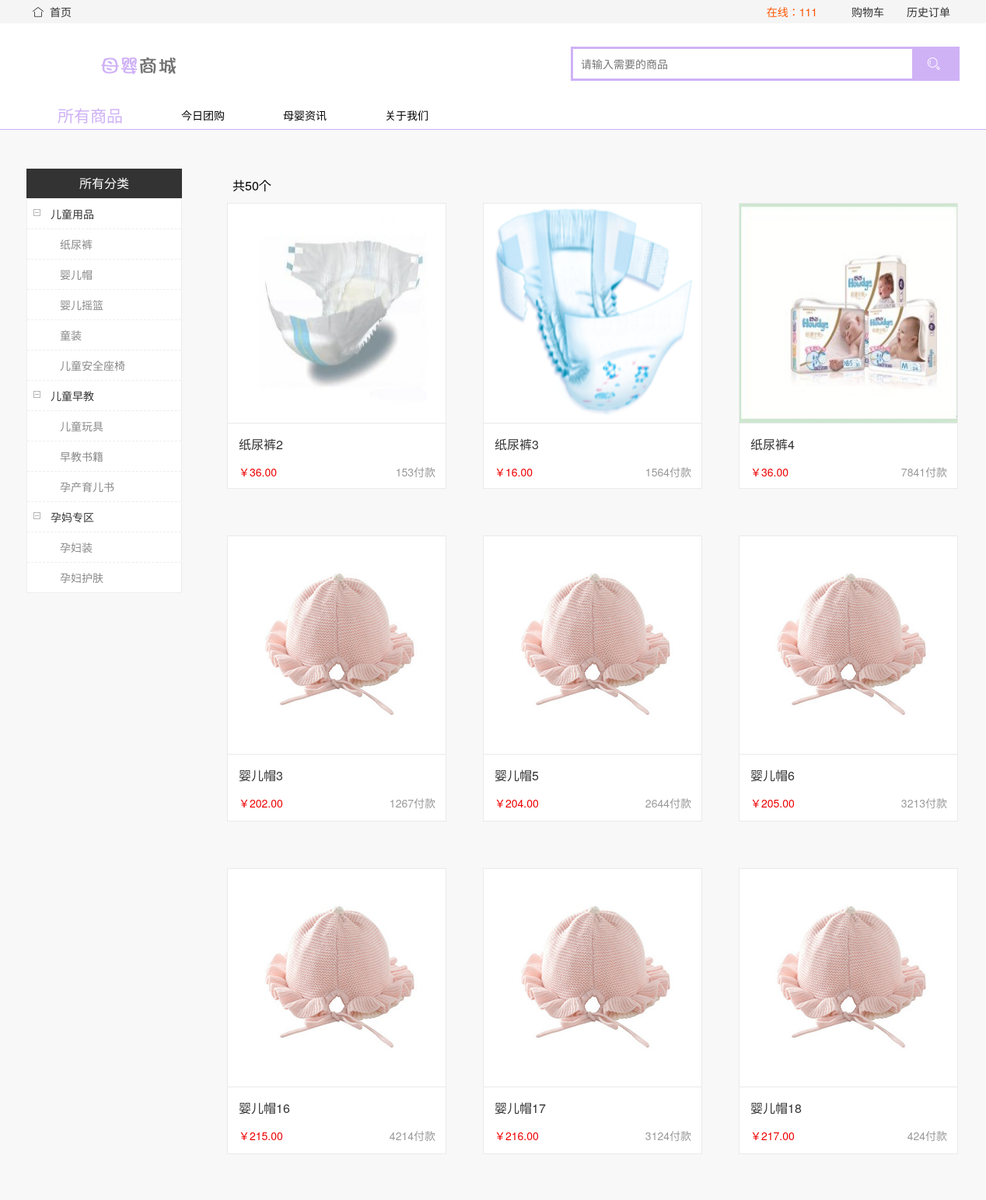
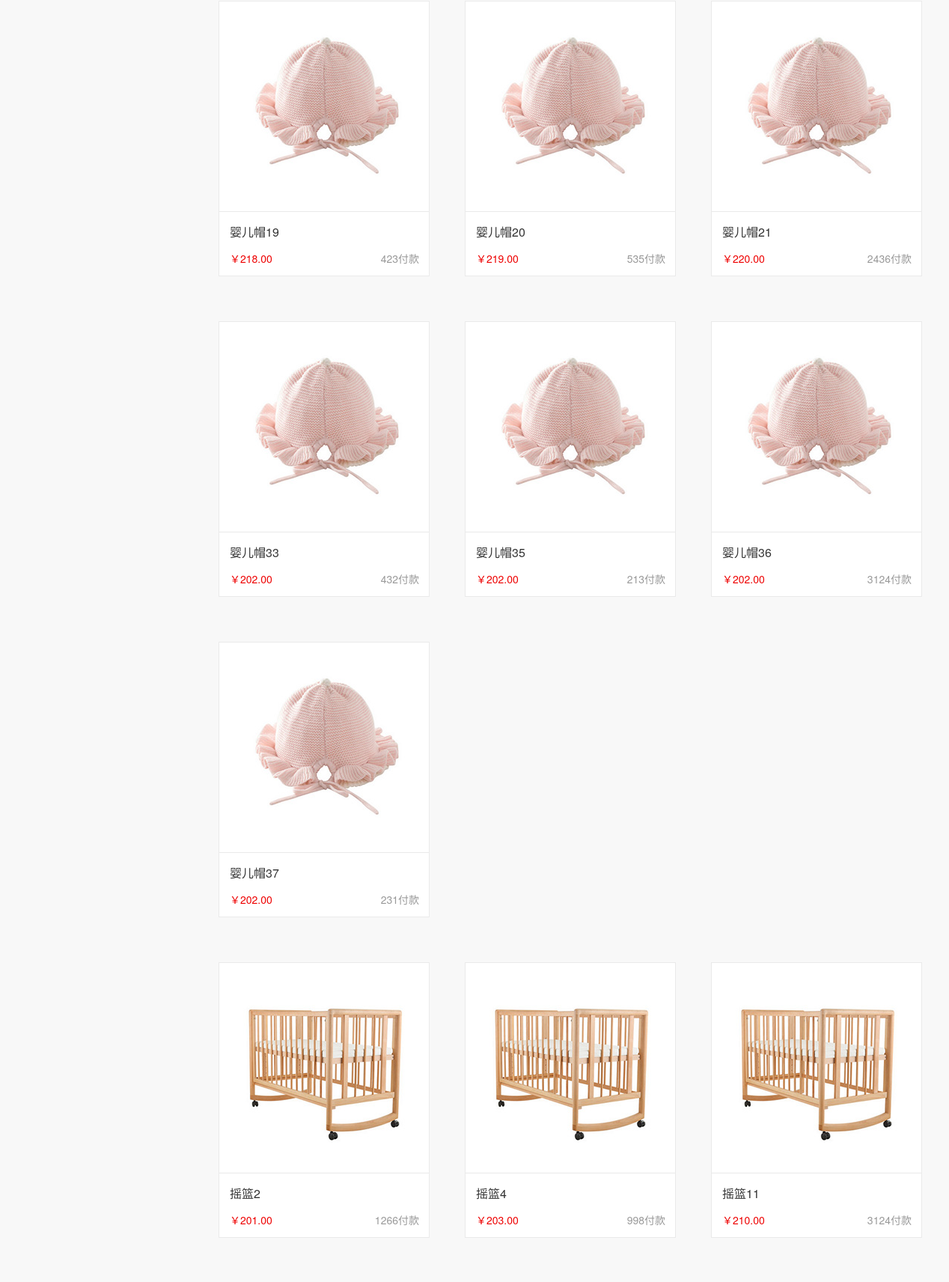
The page /php/index.php (signed in, upper part) on the database its author committed (2 pictures, top to bottom).
### tables this page shows
CREATE TABLE `tb_product` (
  `id` int(10) NOT NULL AUTO_INCREMENT,
  `title` varchar(255) DEFAULT NULL,
  `price` varchar(255) DEFAULT NULL,
  `nub` varchar(255) DEFAULT NULL,
  `picture` longblob,
  `category` varchar(255) DEFAULT NULL,
  `priced` varchar(255) DEFAULT NULL,
  PRIMARY KEY (`id`)
);

### php/index.php (the view, shortened to what this page needs)
<!DOCTYPE html>
<html lang="en">
	<head>
		<link rel="stylesheet" type="text/css" href="../res/static/css/main.css">
		<link rel="stylesheet" type="text/css" href="../res/layui/css/layui.css">
	</head>
	<body>
		<div class="site-nav-bg">
			<div class="site-nav w1200">
				<p class="sn-back-home">
					<i class="layui-icon layui-icon-home"></i>
					<a href="index.php">
						首页
					</a>
				</p>
				<div class="sn-quick-menu">
					<div class="login"><?php
					if (!($_SESSION['user'])) {
						header('Location:index-tourist.php');
					} else {
						$user = $_SESSION['user'];
						echo '<div class="login"><a href="#">在线：' . $user . '</a></div>';
					}
					?></div>
					<div class="sp-cart">
						<a href="shopcart.php">
							购物车
						</a>
					</div>
					<div class="history">
						<a href="history.php">
							<span>历史订单</span>
						</a>
					</div>
				</div>
			</div>
		</div>
		<div class="header">
			<div class="headerLayout w1200">
				<div class="headerCon">
					<h1 class="mallLogo">
					<a href="src.php" title="母婴商城" id="ts">
						<img src="../res/static/img/logo.png">
					</a></h1>
					<div class="mallSearch">
						<form action="ChirdPage/search.php" class="layui-form" method="post">
							<input type="text" name="title" required  lay-verify="required" autocomplete="off" class="layui-input" placeholder="请输入需要的商品">
							<button class="layui-btn" type="submit" name="submit">
							<i class="layui-icon layui-icon-search"></i>
							</button>
						</form>
					</div>
				</div>
			</div>
		</div>
		<div class="content content-nav-base commodity-content">
			<div class="main-nav">
				<div class="inner-cont0">
					<div class="inner-cont1 w1200">
						<div class="inner-cont2">
							<a href="index.php" class="active">
								<h2>所有商品</h2>
							</a>
							<a href="buytoday.php">
								今日团购
							</a>
							<a href="information.php">
								母婴资讯
							</a>
							<a href="about.php">
								关于我们
							</a>
						</div>
					</div>
				</div>
			</div>
			<div class="commod-cont-wrap">
				<div class="commod-cont w1200 layui-clear">
					<div class="left-nav">
						<div class="title">
							所有分类
						</div>
						<div class="list-box">
							<dl>
								<dt>
								儿童用品
								</dt>
								<dd>
									<a href="javascript:;">
										纸尿裤
									</a>
								</dd>
								<dd>
									<a href="javascript:;">
										婴儿帽
									</a>
								</dd>
								<dd>
									<a href="javascript:;">
										婴儿摇篮
									</a>
								</dd>
								<dd>
									<a href="javascript:;">
										童装
									</a>
								</dd>
								<dd>
									<a href="javascript:;">
										儿童安全座椅
									</a>
								</dd>
							</dl>
							<dl>
								<dt>
								儿童早教
								</dt>
								<dd>
									<a href="javascript:;">
										儿童玩具
									</a>
								</dd>
								<dd>
									<a href="javascript:;">
										早教书籍
									</a>
								</dd>
								<dd>
									<a href="javascript:;">
										孕产育儿书
									</a>
								</dd>
							</dl>
							<dl>
								<dt>
								孕妈专区
								</dt>
								<dd>
									<a href="javascript:;">
										孕妇装
									</a>
								</dd>
								<dd>
									<a href="javascript:;">
										孕妇护肤
									</a>
								</dd>
							</dl>
						</div>
					</div>
					<div class="right-cont-wrap">
						<div class="right-cont">
							<?php
							require ('Handler/conn.php');
							$sql = "select id from  tb_product";
							$result = mysqli_query($db, $sql);
							$RecordCount = mysqli_num_rows($result);
							?>
							<div class="prod-number">
								<span><?php echo '共' . $RecordCount . '个'; ?></span>
							</div>
							<div class="cont-list layui-clear" id="list-cont">
								<?php require('Handler/conn.php' );
									$sql="select id from  tb_product where category='A'";
									$result=mysqli_query($db, $sql);
									$RecordCount=mysqli_num_rows($result);
									$result=mysqli_query($db, "select * from tb_product where category='A'" );
									for ($i=0;
									$i < $RecordCount;
									$i++) {
									$row=mysqli_fetch_assoc($result);
									if($row) {
								?>
                                 <div class="item">
									<div class="img">
										<a href="javascript:;">
											<img  id="img1" src="<?php echo $row['picture']; ?>">
										</a>
									</div>
									<div class="text">
										<a href="#">
											<p class="title"><?php echo $row['title']; ?></p>
											<p class="price">
												<span class="pri"><?php echo $row['price']; ?></span>
												<span class="nub"><?php echo $row['nub']; ?>付款</span>
											</p>
										</a>
									</div>
								</div>
				<?php
				}
				}
								?>
								</div>
							<div class="cont-list layui-clear" id="list-cont">
								<?php require('Handler/conn.php' );
									$sql="select id from  tb_product where category='B'";
									$result=mysqli_query($db, $sql);
									$RecordCount=mysqli_num_rows($result);
									$result=mysqli_query($db, "select * from tb_product where category='B'" );
									for ($i=0;
									$i < $RecordCount;
									$i++) {
									$row=mysqli_fetch_assoc($result);
									if($row) {
								?>
                                 <div class="item">
									<div class="img">
										<a href="javascript:;">
											<img src="<?php echo $row['picture']; ?>">
										</a>
									</div>
									<div class="text">
										<a href="#">
											<p class="title"><?php echo $row['title']; ?></p>
											<p class="price">
												<span class="pri"><?php echo $row['price']; ?></span>
												<span class="nub"><?php echo $row['nub']; ?>付款</span>
											</p>
										</a>
									</div>
								</div>
				<?php
				}
				}
								?>
								</div>
			<div class="cont-list layui-clear" id="list-cont">
								<?php require('Handler/conn.php' );
									$sql="select id from  tb_product where category='C'";
									$result=mysqli_query($db, $sql);
									$RecordCount=mysqli_num_rows($result);
									$result=mysqli_query($db, "select * from tb_product where category='C'" );
									for ($i=0;
									$i < $RecordCount;
									$i++) {
									$row=mysqli_fetch_assoc($result);
									if($row) {
								?>
                                 <div class="item">
									<div class="img">
										<a href="javascript:;">
											<img src="<?php echo $row['picture']; ?>">
										</a>
									</div>
									<div class="text">
										<a href="#">
											<p class="title"><?php echo $row['title']; ?></p>
											<p class="price">
												<span class="pri"><?php echo $row['price']; ?></span>
												<span class="nub"><?php echo $row['nub']; ?>付款</span>
											</p>
										</a>
									</div>
								</div>
				<?php
				}
				}
								?>
								</div>
						</div>
					</div>
				</div>
			</div>
		</div>
	</body>
</html>

### res/static/css/main.css (style rules this page uses)
body { font-family: "Microsoft YaHei", "SimSun", '\5b8b\4f53', sans-serif; -moz-user-select:none; -webkit-user-select: none; -ms-user-select: none; }
.w1200 { width: 1200px; margin:0 auto; }
i { font-style: normal; }
.site-nav-bg { height: 30px; line-height: 30px; background-color: #f5f5f5; }
.site-nav { position: relative; }
.sn-back-home { float: left; }
.sn-back-home i { margin:0 4px 0 8px; font-size: 14px; }
.sn-quick-menu { position: absolute; right: 12px; }
.sn-quick-menu div { float: left; }
.sn-quick-menu div.login { margin-right: 22px; }
.sn-quick-menu div.login a { color: #ff5500; }
.sn-quick-menu div.history span { margin-left: 25px; }
.header { height: 100px; line-height: 100px; }
.header .mallLogo { margin-left: 38px; float: left; }
.header .mallSearch { float: right; width: 500px; padding-top: 30px; position: relative; }
.header .mallSearch form { height: 38px; line-height: 38px; border-width: 1px 0 1px 1px; border: solid #cfb2f6; position: relative; }
.header .mallSearch input { height: 38px; line-height: 38px; width: 436px; float: left; border:none; position: relative; z-index: 2; background: none; }
.header .mallSearch button { width: 58px; height: 38px; line-height: 38px; float: left; background: #cfb2f6; border-radius:0 ; }
.content .inner-cont1 { height: 36px; line-height: 36px; }
.content .inner-cont2 { padding-left: 208px; }
.content .inner-cont2 a { display: inline-block; font-size: 14px; color:#010101; padding: 0 32px; line-height: 36px; float: left; }
.content .inner-cont2 a.active,.content .inner-cont2 a:hover { color: #cfb2f6; }
.content-nav-base .main-nav { border-bottom:1px solid #cfb1f7; }
.content-nav-base .main-nav .inner-cont2 { padding-left: 40px; }
.content-nav-base .main-nav .inner-cont2 a { padding:0; margin-right: 75px; }
.commodity-content .commod-cont-wrap { background: #f8f8f8; padding: 50px 0 90px 0; }
.commodity-content .commod-cont .left-nav { width: 200px; line-height: 38px; background: #fff; float: left; margin-right: 58px; }
.commodity-content .commod-cont .left-nav .list-box { border:1px solid #eeeeee; }
.commodity-content .commod-cont .left-nav .title { color: #fff; font-size: 16px; background: #333333; text-align: center; }
.commodity-content .commod-cont .left-nav .list-box dt,.commodity-content .commod-cont .left-nav .list-box dd { border-bottom:1px dashed #eeeeee; cursor: pointer; }
.commodity-content .commod-cont .left-nav .list-box dt { font-size: 14px; color: #333; padding-left: 30px; background: url(../img/off-icon.png) 8px -2px no-repeat; cursor: pointer; }
.commodity-content .commod-cont .left-nav .list-box dd a { padding-left: 42px; color: #888888; }
.commodity-content .commod-cont .left-nav .list-box dl:last-child dd:last-child { border-bottom: 0; }
.commodity-content .commod-cont .right-cont-wrap { float: left; width: 940px; }
.commodity-content .commod-cont .right-cont { width: 1000px; }
.commodity-content .commod-cont .right-cont .prod-number { line-height: 44px; font-size: 16px; padding-left: 7px; }
.commodity-content .commod-cont .right-cont .cont-list .item { float: left; width: 280px; height: 366px; border:1px solid #eaeaea; background: #fff; margin:0 47px 60px 0; }
.commodity-content .commod-cont .right-cont .cont-list .item .img { border-bottom: 1px solid #eaeaea }
.commodity-content .commod-cont .right-cont .cont-list .item .text { padding:14px 0 0 14px; }
.commodity-content .commod-cont .right-cont .cont-list .title { color: #333333; font-size: 16px; margin-bottom: 14px; }
.commodity-content .commod-cont .right-cont .cont-list .price { position: relative; }
.commodity-content .commod-cont .right-cont .cont-list .pri { color: #ee0000; }
.commodity-content .commod-cont .right-cont .cont-list .nub { position: absolute; right: 13px; color:#999999; }

### php/index.php (style rules this page uses)
img#img1 { width: 280px; height: 282px; }

### rows shown on the page
tb_product: picture (picture), title "纸尿裤2", price "￥36.00", nub "153"
tb_product: picture (picture), title "纸尿裤3", price "￥16.00", nub "1564"
tb_product: picture (picture), title "纸尿裤4", price "￥36.00", nub "7841"
tb_product: picture (picture), title "婴儿帽3", price "￥202.00", nub "1267"
tb_product: picture (picture), title "婴儿帽5", price "￥204.00", nub "2644"
tb_product: picture (picture), title "婴儿帽6", price "￥205.00", nub "3213"
tb_product: picture (picture), title "婴儿帽16", price "￥215.00", nub "4214"
tb_product: picture (picture), title "婴儿帽17", price "￥216.00", nub "3124"
tb_product: picture (picture), title "婴儿帽18", price "￥217.00", nub "424"
tb_product: picture (picture), title "婴儿帽19", price "￥218.00", nub "423"
tb_product: picture (picture), title "婴儿帽20", price "￥219.00", nub "535"
tb_product: picture (picture), title "婴儿帽21", price "￥220.00", nub "2436"
tb_product: picture (picture), title "婴儿帽33", price "￥202.00", nub "432"
tb_product: picture (picture), title "婴儿帽35", price "￥202.00", nub "213"
tb_product: picture (picture), title "婴儿帽36", price "￥202.00", nub "3124"
tb_product: picture (picture), title "婴儿帽37", price "￥202.00", nub "231"
tb_product: picture (picture), title "摇篮2", price "￥201.00", nub "1266"
tb_product: picture (picture), title "摇篮4", price "￥203.00", nub "998"
tb_product: picture (picture), title "摇篮11", price "￥210.00", nub "3124"

### other values the page prints
$user "111"
$RecordCount "50"
